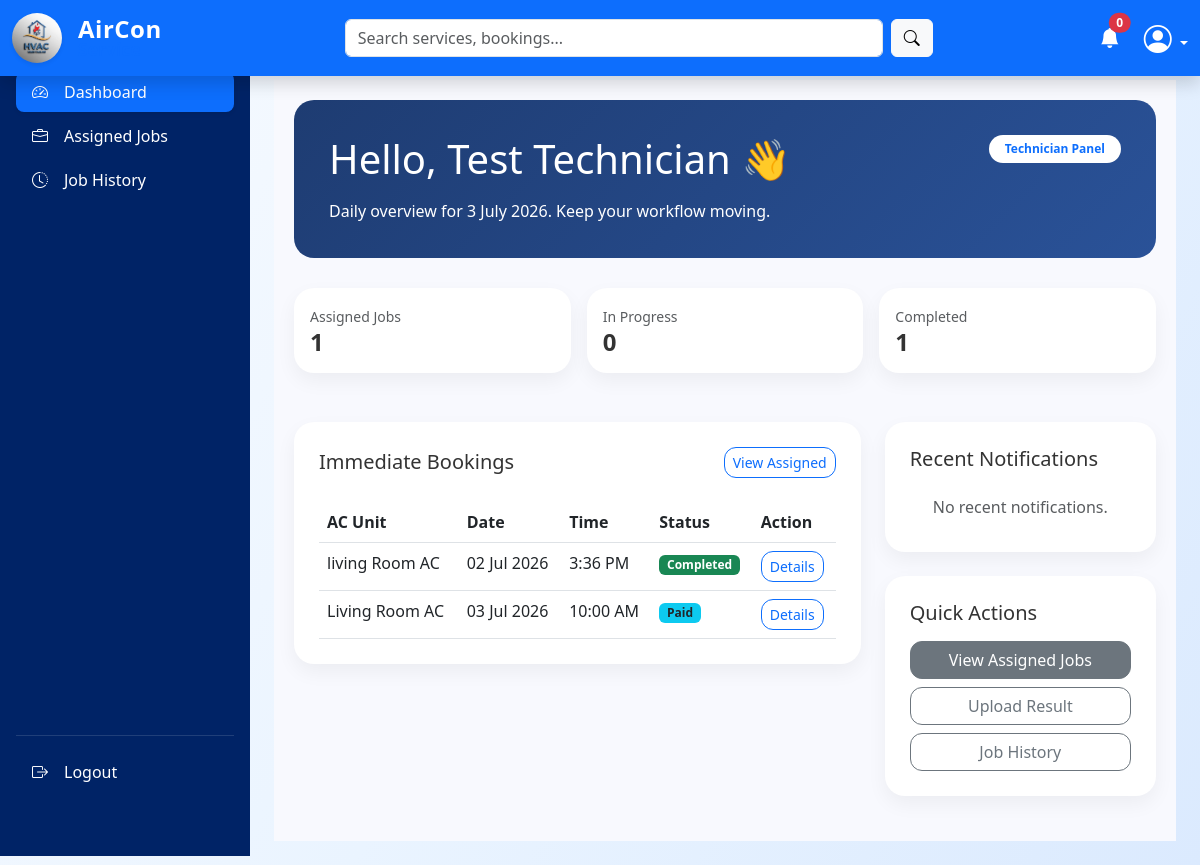
Page /technician/dashboard.php (signed in) on the committed database.
### tables this page shows
CREATE TABLE `bookings` (
  `id` int(10) UNSIGNED NOT NULL,
  `customer_id` int(10) UNSIGNED NOT NULL,
  `technician_id` int(10) UNSIGNED DEFAULT NULL,
  `air_conditioner_id` int(10) UNSIGNED NOT NULL,
  `preferred_date` date DEFAULT NULL,
  `preferred_time` time DEFAULT NULL,
  `problem_description` text DEFAULT NULL,
  `image` varchar(255) DEFAULT NULL,
  `emergency` tinyint(1) DEFAULT 0,
  `status` enum('pending_payment','paid','pending_technician','approved','rejected','in_progress','completed','cancelled') DEFAULT 'pending_payment',
  `rejection_reason` text DEFAULT NULL,
  `created_at` timestamp NOT NULL DEFAULT current_timestamp(),
  `updated_at` timestamp NOT NULL DEFAULT current_timestamp() ON UPDATE current_timestamp()
);

CREATE TABLE `air_conditioners` (
  `id` int(10) UNSIGNED NOT NULL,
  `customer_id` int(10) UNSIGNED NOT NULL,
  `nickname` varchar(100) DEFAULT NULL,
  `brand` varchar(100) DEFAULT NULL,
  `model` varchar(100) DEFAULT NULL,
  `serial_number` varchar(100) DEFAULT NULL,
  `ac_type` varchar(50) DEFAULT NULL,
  `cooling_capacity` varchar(50) DEFAULT NULL,
  `installation_date` date DEFAULT NULL,
  `installation_address` varchar(255) DEFAULT NULL,
  `notes` text DEFAULT NULL,
  `created_at` timestamp NOT NULL DEFAULT current_timestamp()
);

### technician/dashboard.php (called while the page is built, shortened)
<?php
include "../shared/layout.php";

### includes/helpers.php (called while the page is built, shortened)
<?php
function e(?string $value): string
{
    return htmlspecialchars((string) $value, ENT_QUOTES, 'UTF-8');
}
function formatDate(?string $date): string
{
    return date('d M Y', strtotime($date));
}
function formatTime(?string $time): string
{
    return date('g:i A', strtotime($time));
}
function statusBadge(string $status): string
{
    $map = [
        'pending'   => 'bg-warning text-dark',
        'pending_payment' => 'bg-warning text-dark',
        'paid'      => 'bg-info text-dark',
        'in_progress' => 'bg-info text-dark',
        'approved'  => 'bg-primary',
        'rejected'  => 'bg-danger',
        'completed' => 'bg-success',
        'cancelled' => 'bg-secondary',
        'new' => 'bg-warning text-dark',
        'resolved' => 'bg-success',
        'closed' => 'bg-secondary',
        'active'    => 'bg-success',
        'inactive'  => 'bg-secondary',
        'blocked'   => 'bg-danger',
        'uploaded'  => 'bg-info',
        'reviewed'  => 'bg-success',
    ];
    return $map[$status] ?? 'bg-secondary';
}

### includes/session_user.php (called while the page is built, shortened)
<?php
function getCurrentUserId(): int
{
    return (int) ($_SESSION['user_id'] ?? 0);
}

### technician/content/home.php (the view, shortened to what this page needs)
<?php
$userId = getCurrentUserId();
$stats = ['assigned' => 0, 'in_progress' => 0, 'completed' => 0];
$recentAssignments = [];
$recentNotifications = [];
$stmt = $conn->prepare("SELECT id FROM technicians WHERE user_id = ? LIMIT 1");
$stmt->bind_param("i", $userId);
$stmt->execute();
$techRow = $stmt->get_result()->fetch_assoc();
if ($techRow) {
    $techId = (int) $techRow['id'];
    $countStmt = $conn->prepare("
        SELECT
            SUM(CASE WHEN status IN ('approved','paid') THEN 1 ELSE 0 END) AS assigned,
            SUM(CASE WHEN status = 'in_progress' THEN 1 ELSE 0 END) AS in_progress,
            SUM(CASE WHEN status = 'completed' THEN 1 ELSE 0 END) AS completed
        FROM bookings
        WHERE technician_id = ?
    ");
    $countStmt->bind_param("i", $techId);
    $countStmt->execute();
    $row = $countStmt->get_result()->fetch_assoc();
    if ($row) {
        $stats['assigned']    = (int) $row['assigned'];
        $stats['in_progress'] = (int) $row['in_progress'];
        $stats['completed']   = (int) $row['completed'];
    }
    $assignmentStmt = $conn->prepare(
        "SELECT b.id, b.preferred_date, b.preferred_time, b.status, ac.nickname AS ac_name
         FROM bookings b
         LEFT JOIN air_conditioners ac ON ac.id = b.air_conditioner_id
         WHERE b.technician_id = ?
         ORDER BY b.created_at DESC
         LIMIT 5"
    );
    $assignmentStmt->bind_param("i", $techId);
    $assignmentStmt->execute();
    $recentAssignments = $assignmentStmt->get_result()->fetch_all(MYSQLI_ASSOC);
    $notificationStmt = $conn->prepare(
        "SELECT b.id, b.status, b.preferred_date, b.preferred_time
         FROM bookings b
         WHERE b.technician_id = ? AND b.status IN ('approved','in_progress','pending_technician')
         ORDER BY b.updated_at DESC
         LIMIT 3"
    );
    $notificationStmt->bind_param("i", $techId);
    $notificationStmt->execute();
    $recentNotifications = $notificationStmt->get_result()->fetch_all(MYSQLI_ASSOC);
}
?>
<div class="dashboard-container">
    <div class="welcome-card">
        <div class="d-flex flex-column flex-md-row justify-content-between align-items-start gap-3">
            <div>
                <h1 class="mb-3">Hello, <?= e($_SESSION['name'] ?? 'Technician') ?> 👋</h1>
                <p class="mb-0">Daily overview for <?= date('j F Y') ?>. Keep your workflow moving.</p>
            </div>
            <div class="text-md-end">
                <span class="badge bg-white text-primary py-2 px-3 rounded-pill">Technician Panel</span>
            </div>
        </div>
    </div>
    <div class="row g-3 mb-4">
        <div class="col-md-4">
            <div class="card-modern p-3">
                <small class="text-muted">Assigned Jobs</small>
                <h4 class="mb-0 fw-bold"><?= $stats['assigned'] ?></h4>
            </div>
        </div>
        <div class="col-md-4">
            <div class="card-modern p-3">
                <small class="text-muted">In Progress</small>
                <h4 class="mb-0 fw-bold"><?= $stats['in_progress'] ?></h4>
            </div>
        </div>
        <div class="col-md-4">
            <div class="card-modern p-3">
                <small class="text-muted">Completed</small>
                <h4 class="mb-0 fw-bold"><?= $stats['completed'] ?></h4>
            </div>
        </div>
    </div>
    <div class="row g-4">
        <div class="col-lg-8">
            <div class="card-modern">
                <div class="d-flex justify-content-between align-items-center mb-4">
                    <h5 class="mb-0">Immediate Bookings</h5>
                    <a href="dashboard.php?page=assigned_jobs" class="btn btn-sm btn-outline-primary">View Assigned</a>
                </div>
                <div class="scrollable-table">
                    <table class="table table-hover mb-0">
                        <thead>
                            <tr>
                                <th>AC Unit</th>
                                <th>Date</th>
                                <th>Time</th>
                                <th>Status</th>
                                <th>Action</th>
                            </tr>
                        </thead>
                        <tbody>
                            <?php if (empty($recentAssignments)): ?>
                            <tr>
                                <td colspan="5" class="text-center text-muted py-4">No active bookings assigned yet.
                                </td>
                            </tr>
                            <?php else: ?>
                            <?php foreach ($recentAssignments as $booking): ?>
                            <tr>
                                <td><?= e($booking['ac_name'] ?? 'AC Unit') ?></td>
                                <td><?= formatDate($booking['preferred_date']) ?></td>
                                <td><?= formatTime($booking['preferred_time']) ?></td>
                                <td><span
                                        class="badge <?= statusBadge($booking['status']) ?>"><?= e(ucwords(str_replace('_', ' ', $booking['status']))) ?></span>
                                </td>
                                <td><a href="dashboard.php?page=view_booking_details&id=<?= e($booking['id']) ?>"
                                        class="btn btn-sm btn-outline-primary">Details</a></td>
                            </tr>
                            <?php endforeach; ?>
                            <?php endif; ?>
                        </tbody>
                    </table>
                </div>
            </div>
        </div>
        <div class="col-lg-4">
            <div class="card-modern mb-4">
                <h5 class="mb-3">Recent Notifications</h5>
                <div class="list-group list-group-flush">
                    <?php if (empty($recentNotifications)): ?>
                    <div class="list-group-item text-center text-muted">No recent notifications.</div>
                    <?php endif; ?>
                </div>
            </div>
            <div class="card-modern">
                <h5 class="mb-3">Quick Actions</h5>
                <a href="dashboard.php?page=assigned_jobs" class="btn btn-secondary w-100 mb-2">View Assigned Jobs</a>
                <a href="dashboard.php?page=upload_results" class="btn btn-outline-secondary w-100 mb-2">Upload
                    Result</a>
                <a href="dashboard.php?page=job_history" class="btn btn-outline-secondary w-100">Job History</a>
            </div>
        </div>
    </div>
</div>

### assets/CSS/style.css (style rules this page uses)
:root { --primary-color: #0d6efd; --dark-blue: #002366; --accent-yellow: #ffc107; --text-muted: #6c757d; }
body { font-family: 'Segoe UI', Tahoma, Geneva, Verdana, sans-serif; color: #333; }
.btn { transition: .3s ease; }
body { margin:0; font-family:'Segoe UI',sans-serif; background: linear-gradient( 120deg, #f8fbff, #eaf4ff, #dbeafe ); }

### assets/CSS/dashboard.css (style rules this page uses)
:root { --sidebar-width: 250px; --topnav-height: 56px; --sidebar-bg: #002366; }
body { padding-top: var(--topnav-height); background-color: #f4f6f9; }
.dashboard-container { background: #f8f9fe; padding: 20px; }
.card-modern { background: #fff; border-radius: 20px; border: none; box-shadow: 0 8px 20px rgba(0, 0, 0, 0.05); padding: 25px; margin-bottom: 25px; }
.welcome-card { background: linear-gradient(135deg, #1e3c72 0%, #2a5298 100%); color: #fff; border-radius: 20px; padding: 35px; margin-bottom: 30px; }
.welcome-card h1, .welcome-card p { color: #fff; }
.scrollable-table { max-height: 360px; overflow-y: auto; }
.card-modern .list-group-item { background: transparent; border: none; padding-left: 0; padding-right: 0; }
.card-modern .btn { border-radius: 12px; }

### rows in the picture
bookings: air_conditioner.nickname "living Room AC", preferred_date "02 Jul 2026", preferred_time "3:36 PM", status "Completed"
bookings: air_conditioner.nickname "Living Room AC", preferred_date "03 Jul 2026", preferred_time "10:00 AM", status "Paid"

### other values in the picture
$notification_count "0"
$_SESSION['name'] "Test Technician"
$stats['assigned'] "1"
$stats['in_progress'] "0"
$stats['completed'] "1"
